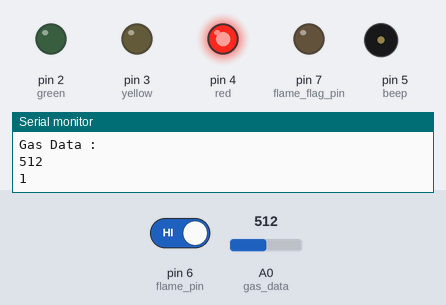
Bench run of a sketch on a simulated Arduino Uno, built with avr-gcc and run on an emulated ATmega328P. Parts: output pins drawn as LEDs (lit = HIGH), buzzer (waves = sounding), the last lines printed to the serial monitor. The test bench sets the inputs (shaded band); at power-on: A0 (gas_data) = 512, pin 6 (flame_pin) HIGH.

Above: at 1.8 s.
1.9 s: A0 (gas_data) set to 357
5.4 s: A0 (gas_data) set to 341
At 7.2 s:
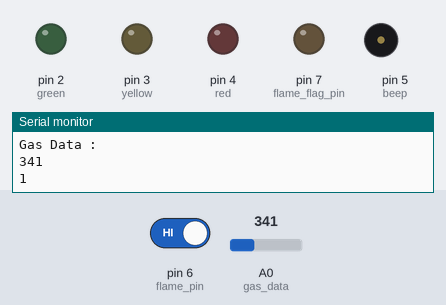
7.5 s: pin 6 (flame_pin) driven LOW
At 8.5 s:
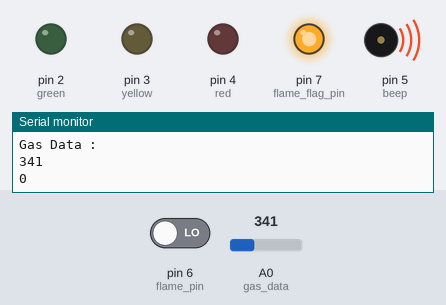
9.0 s: A0 (gas_data) set to 511
At 10.0 s:
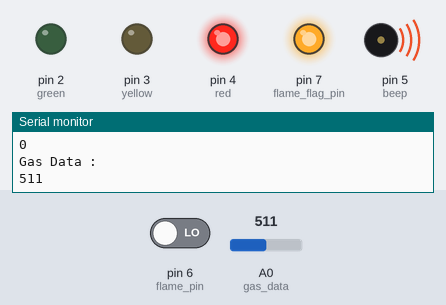
11.0 s: A0 (gas_data) set to 306
At 12.2 s:
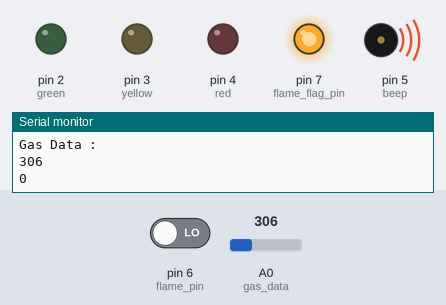
12.5 s: A0 (gas_data) set to 716
At 14.0 s:
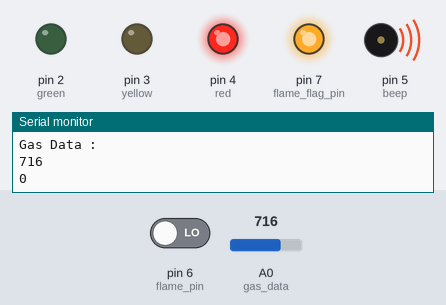
Timing chart, 0 to 15.5 s (numbered marks = the images above; inputs shaded):
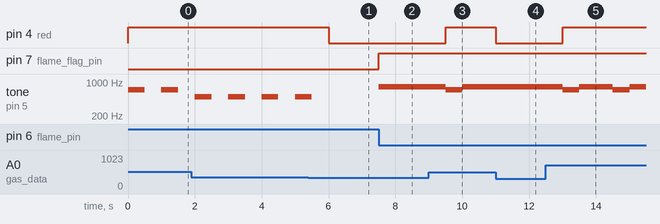

The sketch:

Cook_Safety_Kit.ino
```cpp
const int green  = 2;
const int yellow = 3;
const int red    = 4;
const int beep   = 5;
const int flame_pin = 6;
const int flame_flag_pin = 7;
const int beep_frequency = 500;
const int beep_Xtrm_frequency = 700;
const int beep_flame_freq = 800;
const int gas_data = A0;
const int gas_low = 200;
const int gas_normal = 250;
const int gas_risky = 300;
const int gas_danger = 350;
const int gas_Xtrm_danger = 400;
const int delay_ms = 500;
int gas = 0;
void setup() {
  pinMode(flame_pin, INPUT);
  pinMode(flame_flag_pin, OUTPUT);
  pinMode(green, OUTPUT);
  pinMode(yellow, OUTPUT);
  pinMode(red, OUTPUT);
  Serial.begin(9600);
}

void loop() {

  gas = analogRead(gas_data);
  gas_leakage_detector(gas);

  int is_fire = 1;
  is_fire = digitalRead(flame_pin);
  flame_indicaor(is_fire);

  delay(delay_ms);

}

void gas_leakage_detector(int gas) {
  Serial.println("Gas Data : ");
  Serial.println(gas);
  if(gas >= gas_low && gas < gas_normal) {
    digitalWrite(green, HIGH);
    digitalWrite(yellow, LOW);
    digitalWrite(red, LOW);
    noTone(beep);
  }
  else if(gas >= gas_normal && gas < gas_risky) {
    digitalWrite(yellow, HIGH);
    digitalWrite(green, LOW);
    digitalWrite(red, LOW);
    noTone(beep);
  }
  else if(gas >= gas_danger && gas < gas_Xtrm_danger) {
    digitalWrite(red, HIGH);
    digitalWrite(yellow, LOW);
    digitalWrite(green, LOW);
    tone(beep, beep_frequency);
    delay(delay_ms);
  }
  else if(gas >= gas_Xtrm_danger) {
    digitalWrite(red, HIGH);
    digitalWrite(yellow, LOW);
    digitalWrite(green, LOW);
    tone(beep, beep_Xtrm_frequency);
    delay(delay_ms);
  }
  else {
    digitalWrite(green, LOW);
    digitalWrite(yellow, LOW);
    digitalWrite(red, LOW);
    noTone(beep);
  }
}

void flame_indicaor(int is_fire) {
  Serial.println(is_fire);
  if(is_fire == LOW){
    digitalWrite(flame_flag_pin, HIGH);
    tone(beep, beep_flame_freq);
    delay(500);
  }
  else {
    digitalWrite(flame_flag_pin, LOW);
    noTone(beep);
    //delay(500);
  }
}
```

Measured:
- the behaviour switches between 350 and 349 on A0 (gas_data) (found by bisection; images 0 and 1)
- after the input at 5.4 s, pin 4 (red): HIGH → LOW after 0.60 s; tone on pin 5 (beep): goes on until 5.5 s, then stays silent
- after the input at 7.5 s, pin 7 (flame_flag_pin): LOW → HIGH at once; tone on pin 5 (beep): silent → 800 Hz at once
- after the input at 9.0 s, pin 4 (red): LOW → HIGH after 0.51 s; tone on pin 5 (beep): 800 Hz → 700 Hz after 0.51 s, → 800 Hz 0.50 s later
- after the input at 11.0 s, pin 4 (red): HIGH → LOW at once; tone on pin 5 (beep): stays 800 Hz (without the input it goes to 700 Hz after 0.01 s)
- after the input at 12.5 s, pin 4 (red): LOW → HIGH after 0.51 s; tone on pin 5 (beep): alternates 800 Hz for 1.0 s and 700 Hz for 0.50 s, starting after 0.51 s
- by itself, tone on pin 5 (beep): alternates 500 Hz for 0.50 s and silent for 0.50 s
